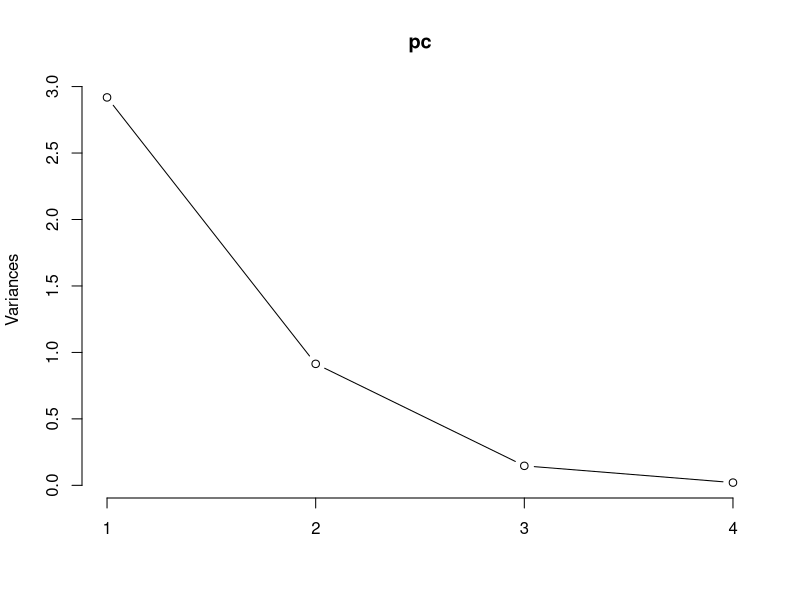
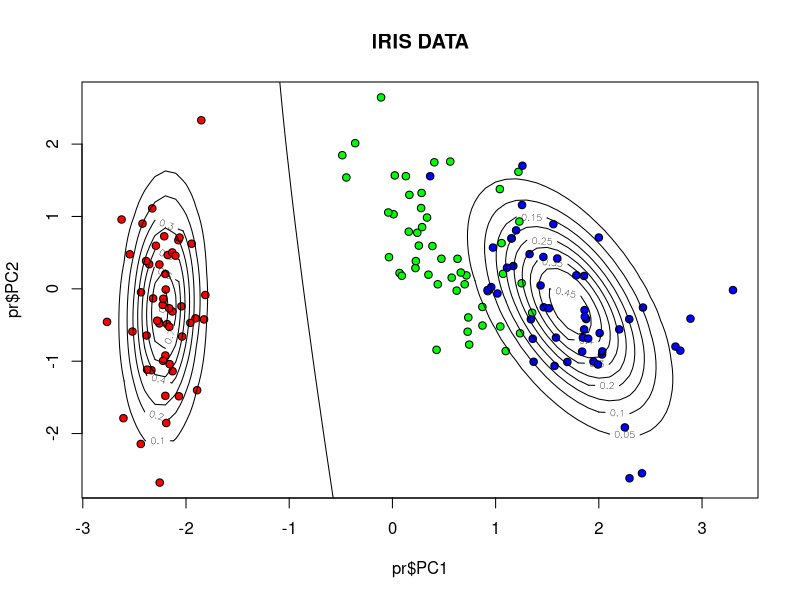

Generate these figures, in order, with R:
irn = iris[,1:4]
pc = prcomp(irn,retx=TRUE, scale. =TRUE)
plot(pc,type="l")
pr = predict(pc,irn)
pr = as.data.frame(pr)
pr[5]= iris[5]
pr = as.data.frame(pr)
plot(pr$PC1,pr$PC2,pch=21,bg=c('red','green','blue')[unclass(pr$Species)],main="IRIS DATA")
a1= mean(pr$PC1[pr$Species=='setosa'])
a2= mean(pr$PC2[pr$Species=='setosa'])
a = c(a1,a2)
b1 = mean(pr$PC1[pr$Species=='virginica'])
b2 = mean(pr$PC2[pr$Species=='virginica'])
b = c(b1,b2)
c1 = mean(pr$PC1[pr$Species=='versicolor'])
c2 = mean(pr$PC2[pr$Species=='versicolor'])
c = c(c1,c2)
pc1 = subset(pr, pr$Species=='setosa')
pc1 = pc1[1:2]
pc2 = subset(pr, pr$Species=='versicolor')
pc2 = pc2[1:2]
cv1 = cov(pc1,pc1)
cv2=cov(pc2,pc2)
x<-seq(-7,7,0.1)
y<-seq(-7,7,0.1)
gc1<-matrix(NA,nrow=length(x),ncol=length(y))
for(i in 1:length(x))
  for(j in 1:length(y))
    gc1[i,j]=1/(2*pi*sqrt(det(cv1)))*exp(-0.5*t(c(x[i],y[j])-a)%*%solve(cv1)%*%(c(x[i],y[j])-a))
contour(x,y,gc1,add=TRUE)



gc2<-matrix(NA,nrow=length(x),ncol=length(y))
for(i in 1:length(x))
  for(j in 1:length(y))
    gc2[i,j]=1/(2*pi*sqrt(det(cv2)))*exp(-0.5*t(c(x[i],y[j])-b)%*%solve(cv2)%*%(c(x[i],y[j])-b))
contour(x,y,gc2,add=TRUE)

contour(x,y,log(gc1)-log(gc2),add=TRUE,level=0)